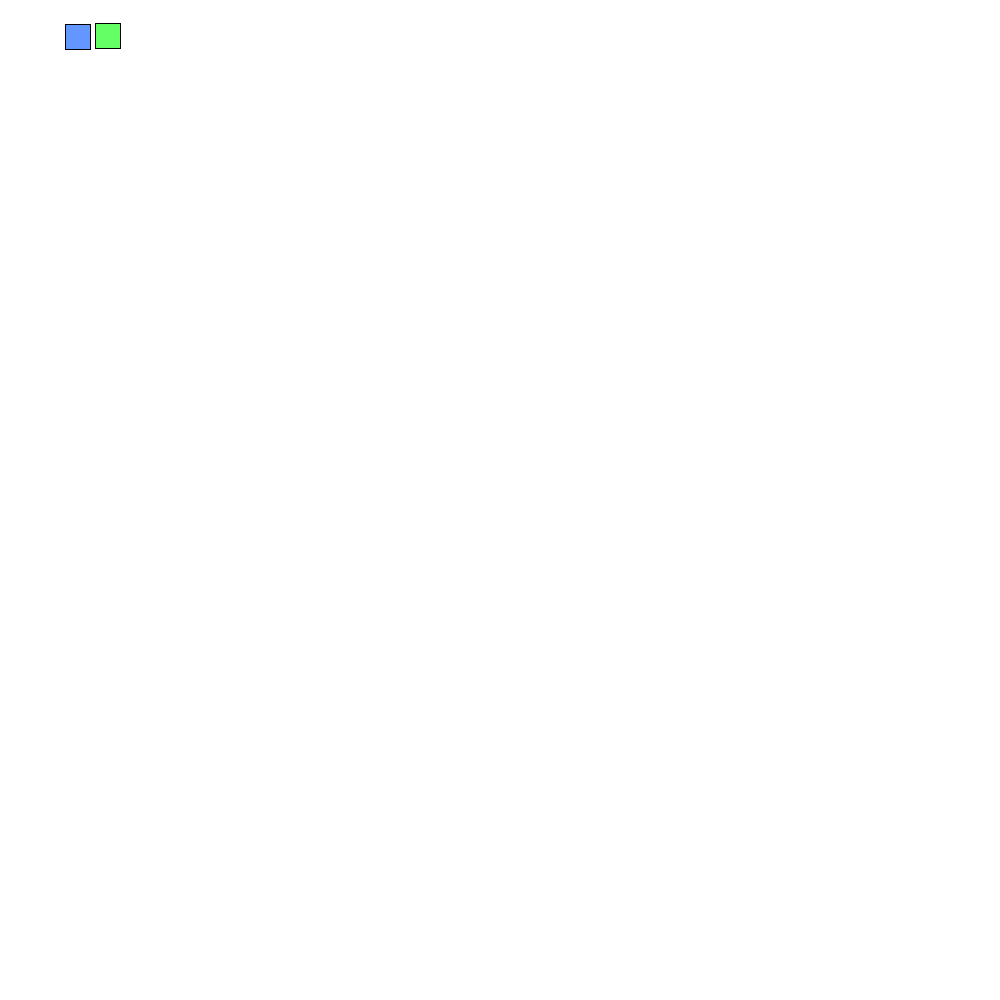
Frame 1 (no input)
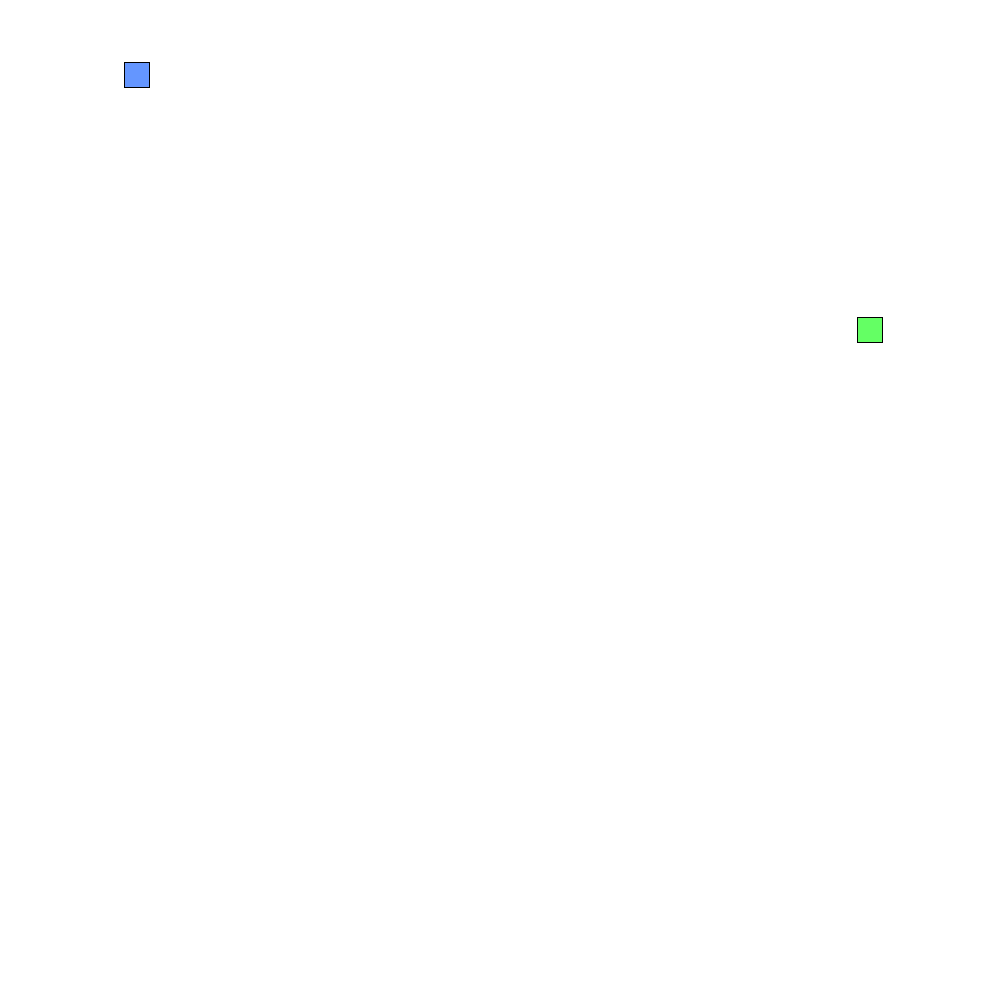
Frame 60 (the mouse pressed at the canvas centre just before this capture)
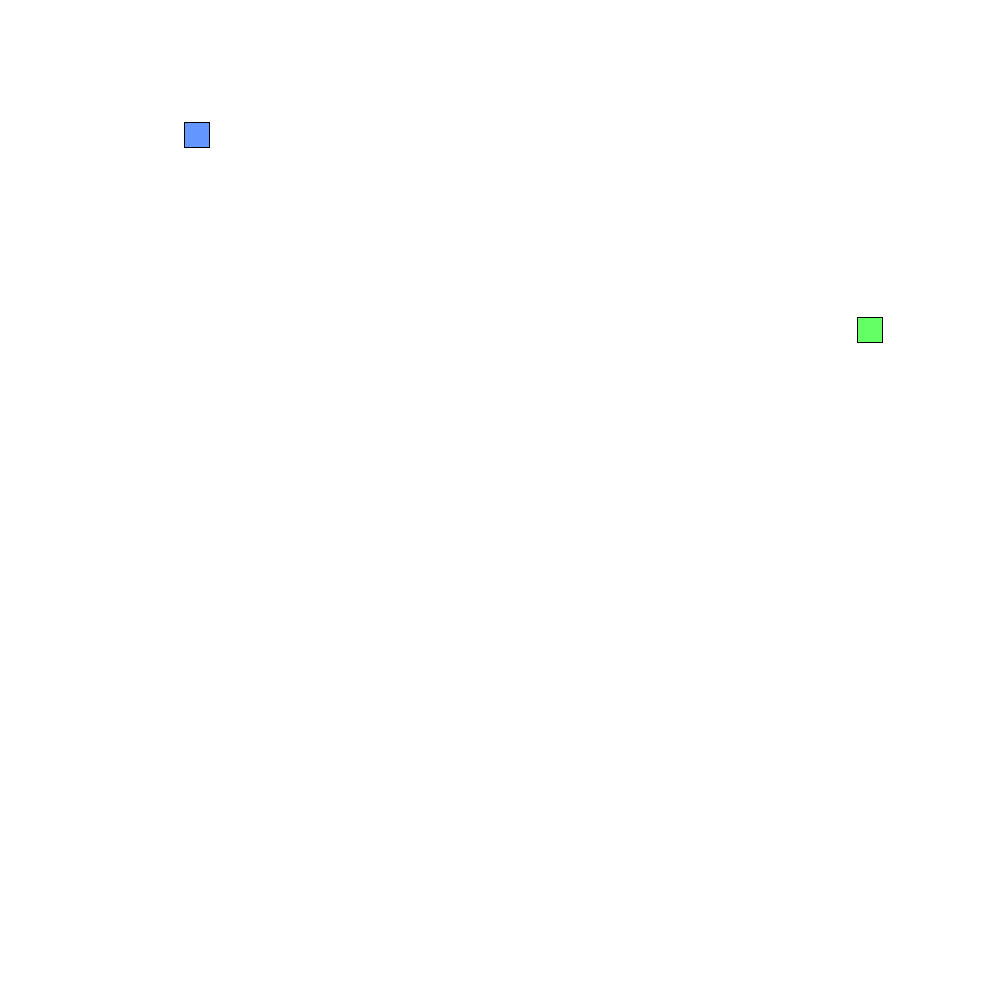
Frame 120 (the mouse held since frame 60 and released just before this capture)

The Processing sketch that drew these frames (run headless with seeded random() and noise(); from frame 60 on, the mouse is pressed at the canvas centre):

// Processing sketch: AI
// ── AI.pde
void setup(){
  size(1000, 1000);
  surface.setResizable(true);
  //fullScreen();
  surface.setTitle("PathFinding Test");
};

entity entity = new entity();
boolean pressed = false;

void draw(){
  background(255);
  entity.food();
  entity.ai();
  entity.render();
  if(keyCode == UP && keyPressed && !pressed){
    save("Screenshot"+ "_" +year() + "_" + day() + "_" + month() + "_" +  hour() + "_" + second()+".png");
    pressed = true;
  } else if(!keyPressed){
    pressed = false;
  }
}

// ── Path_Finding.pde
class entity {
  float x, y, fx, fy;
  entity(){
    x = floor(random(0, width));
    y = floor(random(0, height));
    
    fx = floor(random(0, width));
    fy = floor(random(0, height));
  }
  
  void ai(){
    
    color c = get(int(x + 12.5), int(y + 12.5));
    
    if(fy <= y && y != fy){
      y--;
    } 
    
    if(fy >= y && y != fy){
      y++;
    } 
    
    if(fx <= x && y != fx){
      x--;
    } 
    
    if(fx >= x && y != fx){
      x++;
    } 
    
    if(c == color(100, 255, 100)){
      fx = floor(random(0, width));
      fy = floor(random(0, height));
    }
    
  }
  
  void render(){
    fill(100, 150, 255);
    rect(x, y, 25, 25);
  }
  
  void food(){
    fill(100, 255, 100);
    rect(fx, fy, 25, 25);
  }
}
